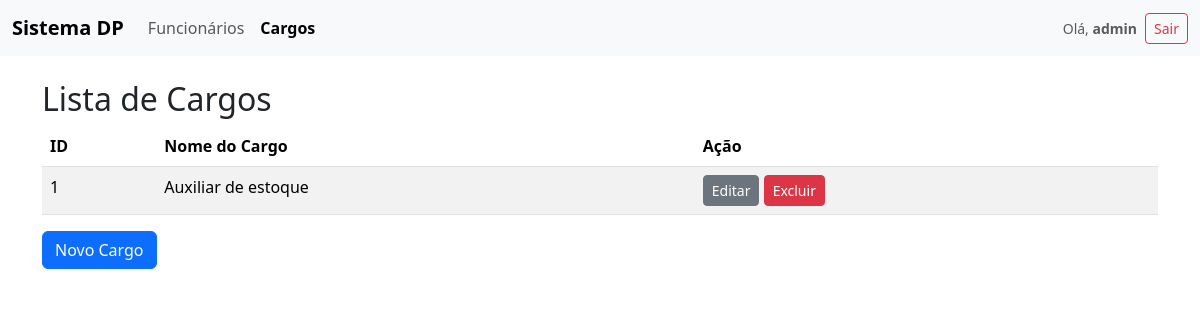
Page /funcionarios/cargos (signed in) on the earlier database version.
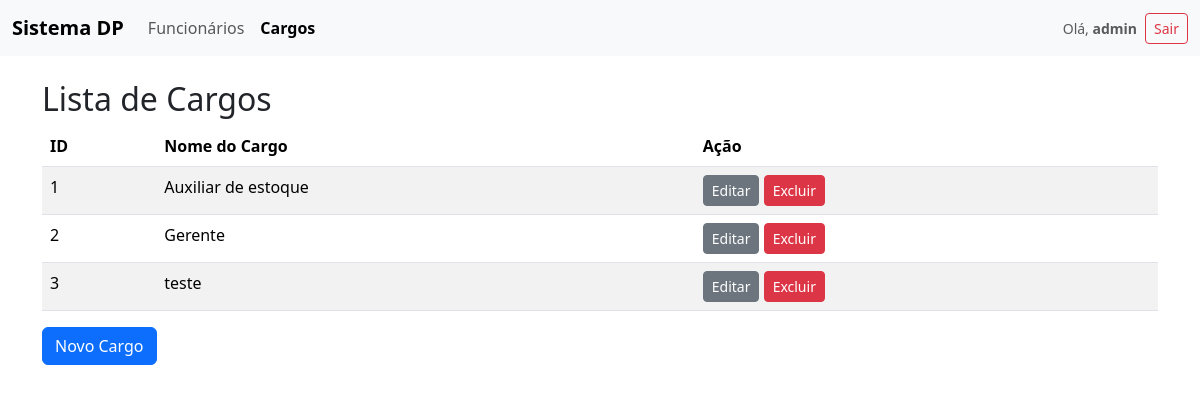
Same page on the later database version.
### funcionarios/models.py (models this page shows, shortened)
class Cargo(models.Model):
    nome = models.CharField(max_length=100)

### funcionarios/views.py (the view)
# urls.py: path('cargos', views.listarCargos),
@login_required
def listarCargos(request):
    cargos = Cargo.objects.all()
    return render(request, "listarCargos.html", {"cargos": cargos})

### funcionarios/templates/listarCargos.html (shortened to what this page needs)
{% extends "base.html" %}
{% block content %}
<div class="container mt-4">
  <h2>Lista de Cargos</h2>
  <table class="table table-striped">
    <thead>
      <tr>
        <th>ID</th>
        <th>Nome do Cargo</th>
        {% if perms.funcionarios.change_cargo or perms.funcionarios.delete_cargo %}<th>Ação</th>{% endif %}
      </tr>
    </thead>
    <tbody>
      {% for cargo in cargos %}
      <tr>
        <td>{{ cargo.id }}</td>
        <td>{{ cargo.nome }}</td>
        {% if perms.funcionarios.change_cargo or perms.funcionarios.delete_cargo %}
        <td>
          {% if perms.funcionarios.change_cargo %}
          <a href="/funcionarios/editarCargo/{{ cargo.id }}" class="btn btn-secondary btn-sm">Editar</a>
          {% endif %}
          {% if perms.funcionarios.delete_cargo %}
          <a href="/funcionarios/excluirCargo/{{ cargo.id }}" class="btn btn-danger btn-sm" onclick="return confirm('Tem certeza que deseja excluir este cargo?');">Excluir</a>
          {% endif %}
        </td>
        {% endif %}
      </tr>
      {% empty %}
      <tr>
        <td colspan="2" class="text-center">Nenhum cargo cadastrado.</td>
      </tr>
      {% endfor %}
    </tbody>
  </table>
  {% if perms.funcionarios.add_cargo %}
  <a href="/funcionarios/cadastroCargo" class="btn btn-primary">Novo Cargo</a>
  {% endif %}
</div>
{% endblock %}

Differences in the rows shown:
added Cargo: id "2", nome "Gerente"
added Cargo: id "3", nome "teste"
